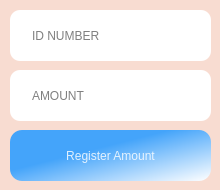
<?xml version="1.0" encoding="UTF-8"?>
<ui version="4.0">
 <class>Form</class>
 <widget class="QWidget" name="Form">
  <property name="geometry">
   <rect>
    <x>0</x>
    <y>0</y>
    <width>220</width>
    <height>190</height>
   </rect>
  </property>
  <property name="windowTitle">
   <string>Pay</string>
  </property>
  <property name="windowIcon">
   <iconset resource="rsc.qrc">
    <normaloff>:/icons/icons/tree.png</normaloff>:/icons/icons/tree.png</iconset>
  </property>
  <widget class="QLabel" name="label_2">
   <property name="geometry">
    <rect>
     <x>0</x>
     <y>0</y>
     <width>221</width>
     <height>281</height>
    </rect>
   </property>
   <property name="styleSheet">
    <string notr="true">background-color: rgb(248, 220, 209);</string>
   </property>
   <property name="text">
    <string/>
   </property>
   <property name="pixmap">
    <pixmap resource="rsc.qrc">:/images/images/sky.jpg</pixmap>
   </property>
   <property name="scaledContents">
    <bool>true</bool>
   </property>
  </widget>
  <widget class="QLineEdit" name="ID_Number_LineEdit">
   <property name="geometry">
    <rect>
     <x>10</x>
     <y>10</y>
     <width>201</width>
     <height>51</height>
    </rect>
   </property>
   <property name="styleSheet">
    <string notr="true">QLineEdit {
	border: 2px solidrgba(0, 0, 0, 150);
	border-radius: 10px;
	color: rgb(0, 0, 0);
	padding-left: 20px;
	padding-right: 2px;
	background-color: rgb(255, 255, 255);
}
</string>
   </property>
   <property name="placeholderText">
    <string>ID NUMBER</string>
   </property>
  </widget>
  <widget class="QPushButton" name="RegAmount_PushButton">
   <property name="geometry">
    <rect>
     <x>10</x>
     <y>130</y>
     <width>201</width>
     <height>51</height>
    </rect>
   </property>
   <property name="styleSheet">
    <string notr="true">QPushButton {
	background-color: qlineargradient(spread:pad, x1:0, y1:0, x2:1, y2:1, stop:0.397727 rgba(68, 164, 250, 255), stop:1 rgba(255, 255, 255, 255));
	
	color: rgba(255, 255, 255, 210);
	border-radius: 12px;
}


QPushButton:pressed {
	padding-left: 5px;
	padding-top: 5px;
	
}</string>
   </property>
   <property name="text">
    <string>Register Amount</string>
   </property>
  </widget>
  <widget class="QLineEdit" name="Amount_LineEdit">
   <property name="geometry">
    <rect>
     <x>10</x>
     <y>70</y>
     <width>201</width>
     <height>51</height>
    </rect>
   </property>
   <property name="styleSheet">
    <string notr="true">QLineEdit {
	border: 2px solidrgba(0, 0, 0, 150);
	border-radius: 10px;
	color: rgb(0, 0, 0);
	padding-left: 20px;
	padding-right: 2px;
	background-color: rgb(255, 255, 255);
}
</string>
   </property>
   <property name="placeholderText">
    <string>AMOUNT</string>
   </property>
  </widget>
 </widget>
 <resources>
  <include location="rsc.qrc"/>
 </resources>
 <connections/>
</ui>
